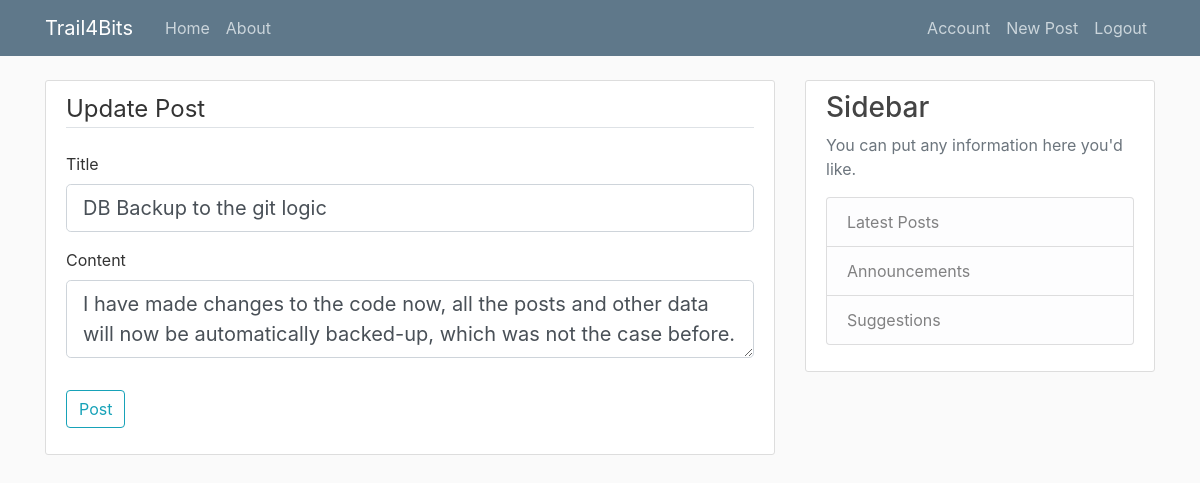
Screenshot of /post/17/update (signed in) with the database file from the repository.
### flaskblog/models.py (models this page shows, shortened)
class Post(db.Model):
    id=db.Column(db.Integer, primary_key=True)
    title= db.Column(db.String(120), nullable=False)
    content= db.Column(db.Text, nullable=False)
    date_posted= db.Column(db.DateTime, nullable=False, default=datetime.utcnow)
    user_id= db.Column(db.Integer, db.ForeignKey('user.id'), nullable=False)

### flaskblog/posts/routes.py (the view)
@posts.route("/post/<int:post_id>/update", methods=['POST', 'GET'])
@login_required
def update_post(post_id):
    form=PostForm()
    post = Post.query.get_or_404(post_id)
    if post.author != current_user:
         abort(403)
    if form.validate_on_submit():
        post.title = form.title.data
        post.content = form.content.data
        db.session.commit()
        flash("Your post has been updated!", "success")
        return redirect(url_for('posts.post', post_id=post.id))
    elif request.method == 'GET':
        form.title.data=post.title
        form.content.data=post.content
    return render_template('create_post.html', title='Update Post', post=post, form=form, legend='Update Post')

### flaskblog/posts/forms.py
class PostForm(FlaskForm):
    title=StringField('Title',
                        validators=[DataRequired()])
    content=TextAreaField('Content',
                        validators=[DataRequired()])
    submit=SubmitField('Post')

### flaskblog/models.py (called while the page is built)
@login_manager.user_loader
def load_user(user_id):
    return User.query.get(int(user_id))

### flaskblog/templates/create_post.html (shortened to what this page needs)
{% extends "layout.html"%}
{% block content %}
    <div class="content-section">
        <form method="POST" action="">
            <fieldset class="form-group">
                <legend class="border-bottom mb-4">{{ legend }}</legend>
                <div class="form-group">
                    {{ form.title.label(class="form-control-label") }}
                    {% if form.title.errors %}
                        {{ form.title(class="form-control form-control-lg is-invalid") }}
                        <div class="invalid-feedback">
                            {% for error in form.title.errors %}
                                <span>{{ error }}</span>
                            {% endfor %}
                        </div>
                    {% else %}
                        {{ form.title(class="form-control form-control-lg") }}
                    {% endif %}
                </div>
                <div class="form-group">
                    {{ form.content.label(class="form-control-label") }}
                    {% if form.content.errors %}
                        {{ form.content(class="form-control form-control-lg is-invalid") }}
                        <div class="invalid-feedback">
                            {% for error in form.content.errors %}
                                <span>{{ error }}</span>
                            {% endfor %}
                        </div>
                    {% else %}
                        {{ form.content(class="form-control form-control-lg") }}
                    {% endif %}
                </div>
            </fieldset>
            <div class="form-group">
                {{ form.submit(class="btn btn-outline-info") }}
            </div>
        </form>
    </div>
{% endblock content %}

### flaskblog/static/main.css (style rules this page uses)
body { background: #fafafa; color: #333333; margin-top: 5rem; }
.content-section { background: #ffffff; padding: 10px 20px; border: 1px solid #dddddd; border-radius: 3px; margin-bottom: 20px; }

### rows the page displays
Post: title "DB Backup to the git logic", content "I have made changes to the code now, all the posts and other data will now be automatically backed-up, which was not the case before."

### other values shown
{{ legend }} "Update Post"
